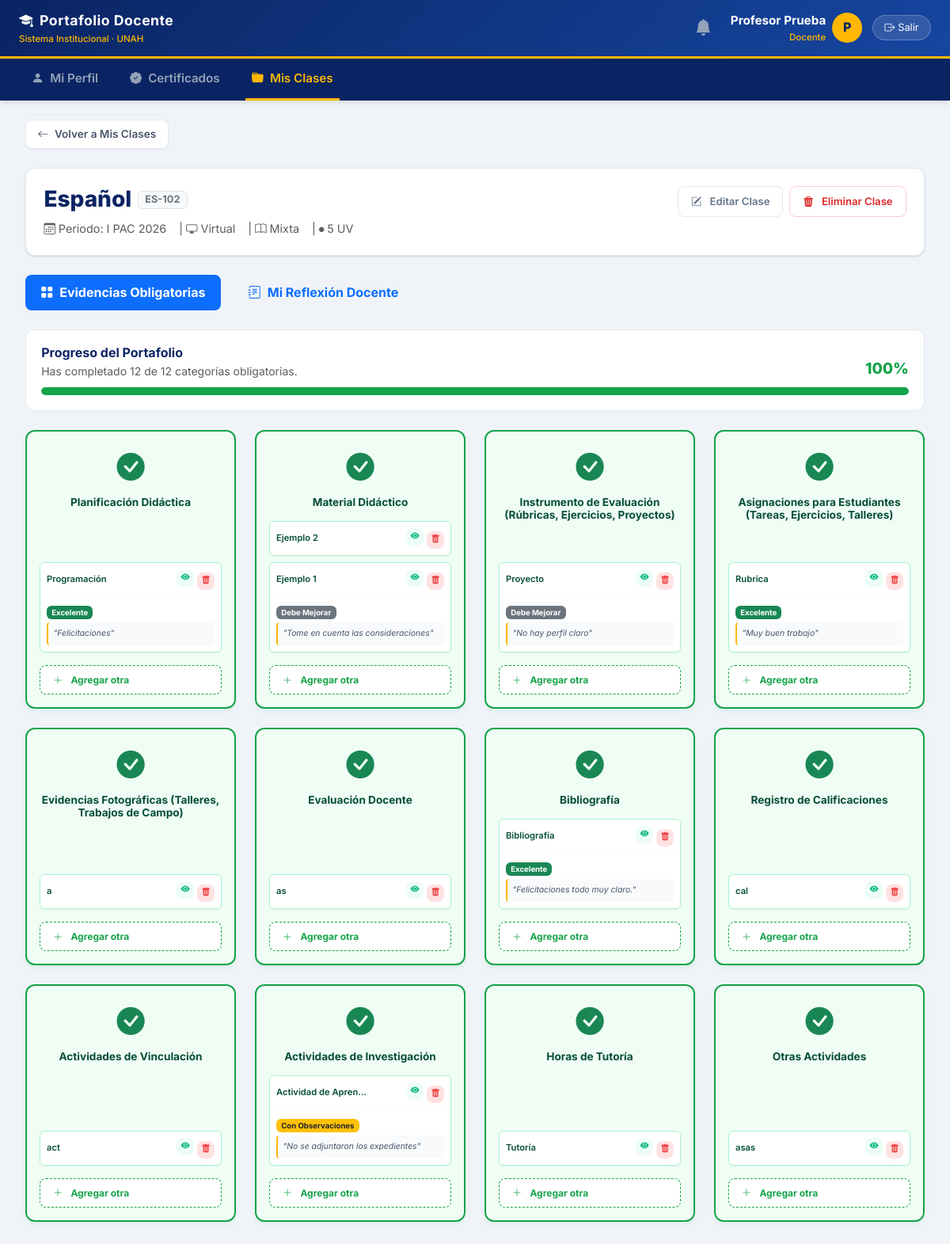
/docente/clases/1 (signed in), run on an earlier commit of the app's database.
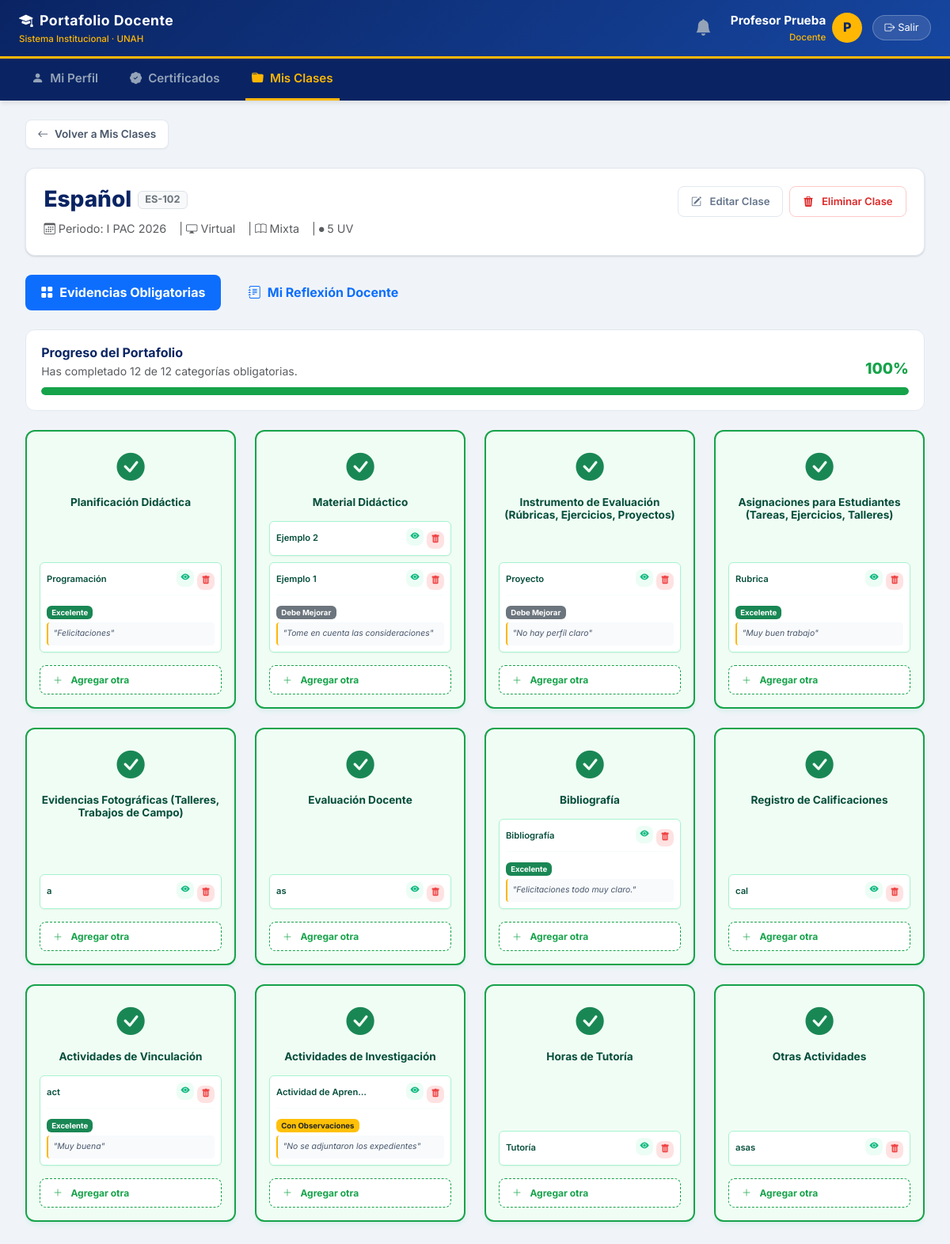
And on a later commit of the database.
### tables this page shows
CREATE TABLE EvidenciasClase (
    id              INTEGER PRIMARY KEY AUTOINCREMENT,
    clase_id        INTEGER NOT NULL,
    tipo_evidencia  TEXT NOT NULL,
    nombre          TEXT NOT NULL,
    url_archivo     TEXT NOT NULL,
    fecha_registro  DATETIME DEFAULT CURRENT_TIMESTAMP, estado_evaluacion TEXT DEFAULT 'Sin Revisar', comentario_admin TEXT, feedback_leido INTEGER DEFAULT 0,
    FOREIGN KEY(clase_id) REFERENCES MisClases(id)
);

### flask_app.py (the view)
@app.route('/docente/clases/<int:clase_id>')
def detalle_clase(clase_id):
    if not requiere_login(rol='Docente'): return redirect(url_for('login'))
    uid = session['usuario_id']
    try:
        con = obtener_conexion()
        clase = con.execute("SELECT * FROM MisClases WHERE id=? AND usuario_id=?", (clase_id, uid)).fetchone()
        if not clase: return redirect(url_for('mis_clases'))
        evidencias = con.execute("SELECT * FROM EvidenciasClase WHERE clase_id=? ORDER BY tipo_evidencia, fecha_registro DESC", (clase_id,)).fetchall()
        reflexiones = con.execute("SELECT * FROM ReflexionesClase WHERE clase_id=? ORDER BY fecha_registro DESC", (clase_id,)).fetchall()
        con.execute("UPDATE EvidenciasClase SET feedback_leido = 1 WHERE clase_id = ? AND comentario_admin IS NOT NULL AND comentario_admin != ''", (clase_id,))
        con.commit()
        con.close()
    except: return redirect(url_for('mis_clases'))
    evidencias_por_tipo = {}
    for ev in evidencias:
        t = ev['tipo_evidencia']
        if t not in evidencias_por_tipo: evidencias_por_tipo[t] = []
        evidencias_por_tipo[t].append(ev)
    return render_template('detalle_clase.html', nombre=session['nombre'], clase=clase, evidencias_por_tipo=evidencias_por_tipo, tipos_evidencia=TIPOS_EVIDENCIA, naturaleza_opts=NATURALEZA_OPTS, modalidad_opts=MODALIDAD_OPTS, reflexiones=reflexiones)

### flask_app.py (called while the page is built)
def obtener_conexion():
    con = sqlite3.connect(DB_PATH)
    con.row_factory = sqlite3.Row
    return con

def requiere_login(rol=None):
    if 'usuario_id' not in session: return False
    if rol and session.get('rol') != rol: return False
    return True

def es_superadmin():
    return session.get('correo') in SUPER_ADMIN_EMAILS

@app.context_processor
def inject_superadmin():
    return dict(es_superadmin=es_superadmin())

### templates/detalle_clase.html (shortened to what the changed rows need)
{% extends "base.html" %}
{% block body %}
<div class="main-content pt-0">
  <div class="tab-content" id="pills-tabContent">
    <div class="tab-pane fade show active" id="pills-evidencias" role="tabpanel">
      {% set total_tipos = tipos_evidencia | length %}
      {% set tipos_completados = evidencias_por_tipo | length if evidencias_por_tipo else 0 %}
      {% set porcentaje = (tipos_completados / total_tipos * 100) | round if total_tipos > 0 else 0 %}
      {% if porcentaje == 100 %}
        {% set color_progreso = 'var(--exito)' %}
      {% elif porcentaje >= 50 %}
        {% set color_progreso = '#F59E0B' %}
      {% else %}
        {% set color_progreso = '#EF4444' %}
      {% endif %}
      <div class="row g-4 fade-in-up delay-2">
        {% for tipo in tipos_evidencia %}
        <div class="col-sm-6 col-md-4 col-xl-3">
          {% if evidencias_por_tipo and tipo in evidencias_por_tipo %}
          <div class="card-pro h-100 d-flex flex-column" style="border: 2px solid var(--exito); background: #F0FDF4; box-shadow: 0 4px 6px -1px rgba(16, 185, 129, 0.1); transition: transform 0.2s;" onmouseover="this.style.transform='translateY(-3px)';" onmouseout="this.style.transform='none';">
            <div class="card-pro-body d-flex flex-column flex-grow-1 p-3">
              <div class="text-center mb-3">
                <i class="bi bi-check-circle-fill text-success" style="font-size: 2.2rem;"></i>
                <h6 style="font-size: 0.85rem; color: #064E3B; font-weight: 700; margin-top: 0.5rem; margin-bottom: 0;">{{ tipo }}</h6>
              </div>
              <div class="d-flex flex-column gap-2 mt-auto">
                {% for ev in evidencias_por_tipo[tipo] %}
                  <div id="evidencia-{{ ev.id }}" class="d-flex flex-column p-2 rounded" style="background: white; border: 1px solid #A7F3D0; box-shadow: 0 1px 2px rgba(0,0,0,0.05); scroll-margin-top: 100px;">
                    <div class="d-flex justify-content-between align-items-center">
                      <div style="font-size: 0.7rem; color: #064E3B; font-weight: 600; white-space: nowrap; overflow: hidden; text-overflow: ellipsis; max-width: 120px;" title="{{ ev.nombre }}">{{ ev.nombre }}</div>
                      <div class="d-flex gap-1">
                        <a href="{{ ev.url_archivo }}" target="_blank" class="btn-icon" style="background: #ECFDF5; color: #10B981; width: 22px; height: 22px; font-size: 0.7rem;" title="Ver documento"><i class="bi bi-eye-fill"></i></a>
                        <form action="{{ url_for('eliminar_evidencia', clase_id=clase.id, ev_id=ev.id) }}" method="POST" style="display:inline;" onsubmit="return confirm('¿Seguro que deseas eliminar esta evidencia?');">
                          <button type="submit" class="btn-icon" style="background: #FEE2E2; color: #EF4444; width: 22px; height: 22px; font-size: 0.7rem;" title="Eliminar"><i class="bi bi-trash-fill"></i></button>
                        </form>
                      </div>
                    </div>
                    {% if ev.estado_evaluacion and ev.estado_evaluacion != 'Sin Revisar' %}
                    <hr style="margin: 0.4rem 0; border-color: #D1FAE5;">
                    <div>
                      <span class="badge {% if ev.estado_evaluacion == 'Excelente' %}bg-success{% elif ev.estado_evaluacion == 'Con Observaciones' %}bg-warning text-dark{% else %}bg-secondary{% endif %} mb-1" style="font-size: 0.6rem;">{{ ev.estado_evaluacion }}</span>
                      {% if ev.comentario_admin %}
                      <div class="fst-italic" style="font-size: 0.65rem; color: #475569; background: #F8FAFC; padding: 0.4rem; border-radius: 4px; border-left: 2px solid var(--dorado);">
                        "{{ ev.comentario_admin }}"
                      </div>
                      {% endif %}
                    </div>
                    {% endif %}
                  </div>
                {% endfor %}
                <button class="btn-export w-100 mt-2" style="background: white; border: 1px dashed var(--exito); color: var(--exito); font-size: 0.75rem;" onclick="abrirModalSubir('{{ tipo }}')">
                  <i class="bi bi-plus-lg me-1"></i> Agregar otra
                </button>
              </div>
            </div>
          </div>
          {% endif %}
        </div>
        {% endfor %}
      </div>
    </div>
  </div> </div>
{% endblock %}

What changed in the data, as far as the page shows it:
changed EvidenciasClase "act": estado_evaluacion "Sin Revisar" → "Excelente" (drawn)
Also different on the page:
new list line: "Excelente \" Muy buena \""
